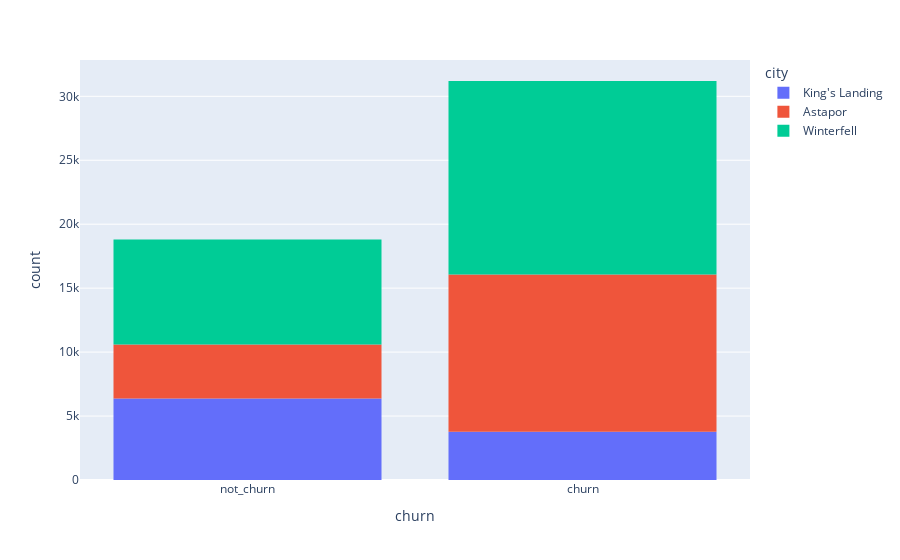

Source (notebook cell):
### Markdown cell above
### churn & city

Предположим, что проблема может быть среди водителей в определённых городах:

### Code cell
fig = px.histogram(df[['churn', 'city']].dropna(), x='churn', 
                   color='city')
fig.show()

### Figure 1 — Plotly figure (JSON) as saved in the notebook; plotly's stock layout.template omitted (floating-point values rounded to 4 significant figures; data arrays with more than 128 entries replaced by an {"elided": "..."} marker saying what was removed)
{"data": [{"alignmentgroup": "True", "bingroup": "x", "hovertemplate": "city=King's Landing<br>churn=%{x}<br>count=%{y}<extra></extra>", "legendgroup": "King's Landing", "marker": {"color": "#636efa", "pattern": {"shape": ""}}, "name": "King's Landing", "offsetgroup": "King's Landing", "orientation": "v", "showlegend": true, "type": "histogram", "x": {"elided": "10130 str values"}, "xaxis": "x", "yaxis": "y"}, {"alignmentgroup": "True", "bingroup": "x", "hovertemplate": "city=Astapor<br>churn=%{x}<br>count=%{y}<extra></extra>", "legendgroup": "Astapor", "marker": {"color": "#EF553B", "pattern": {"shape": ""}}, "name": "Astapor", "offsetgroup": "Astapor", "orientation": "v", "showlegend": true, "type": "histogram", "x": {"elided": "16534 str values"}, "xaxis": "x", "yaxis": "y"}, {"alignmentgroup": "True", "bingroup": "x", "hovertemplate": "city=Winterfell<br>churn=%{x}<br>count=%{y}<extra></extra>", "legendgroup": "Winterfell", "marker": {"color": "#00cc96", "pattern": {"shape": ""}}, "name": "Winterfell", "offsetgroup": "Winterfell", "orientation": "v", "showlegend": true, "type": "histogram", "x": {"elided": "23336 str values"}, "xaxis": "x", "yaxis": "y"}], "layout": {"barmode": "relative", "legend": {"title": {"text": "city"}, "tracegroupgap": 0}, "margin": {"t": 60}, "xaxis": {"anchor": "y", "domain": [0, 1], "title": {"text": "churn"}}, "yaxis": {"anchor": "x", "domain": [0, 1], "title": {"text": "count"}}}}
